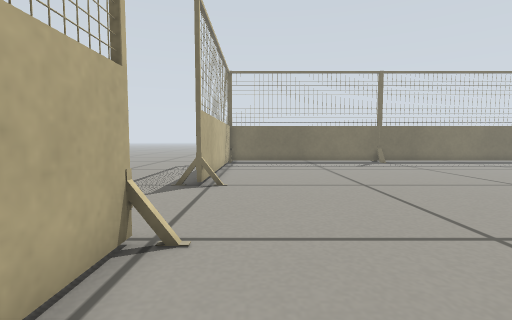
view 1 (above)

12 first-person views from a walk through a world built for the Gazebo simulator. The camera is 0.29 m above the floor, tilts 4° down and sees 85° across. The floor is counted in squares, 0.2 m on a side. Each view is taken from the middle of a square. On the plan, view 1 faces up. The plan holds only what a view shows up to about 14 squares ahead; the rest is blank.

view 2
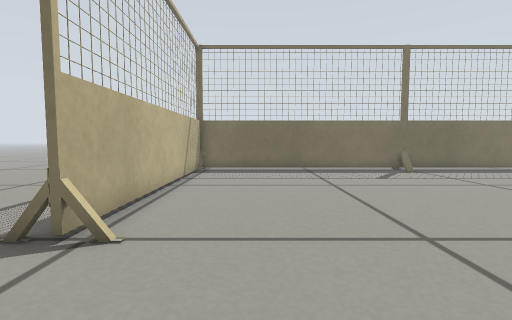

view 3
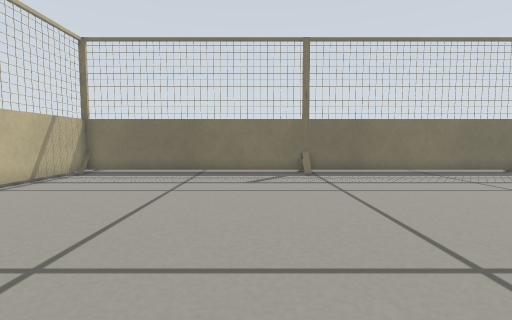

view 4
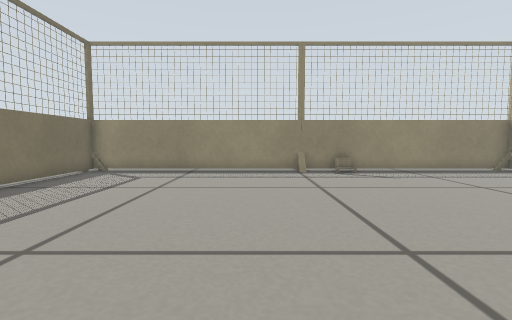

view 5
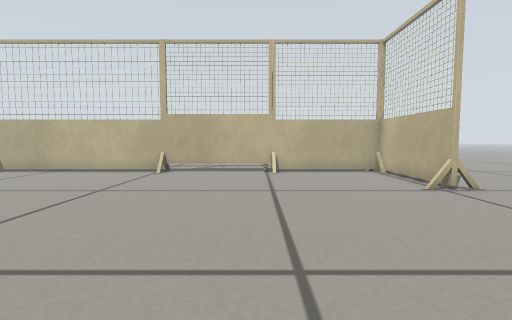

view 6
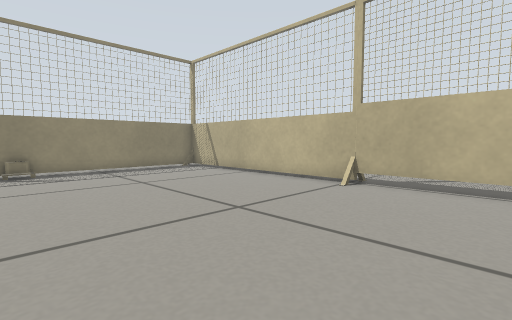

view 7
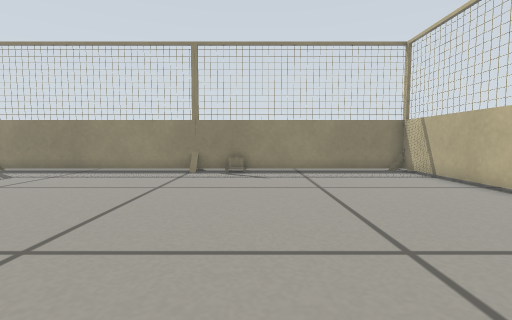

view 8
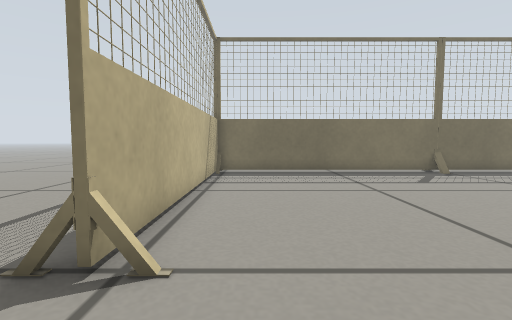

view 9
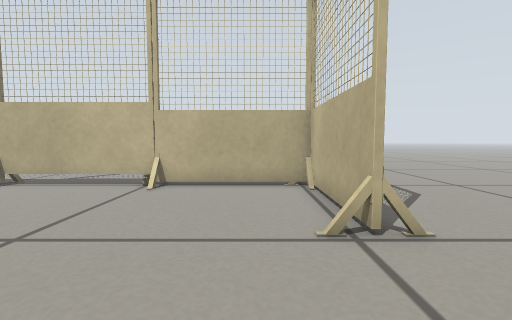

view 10
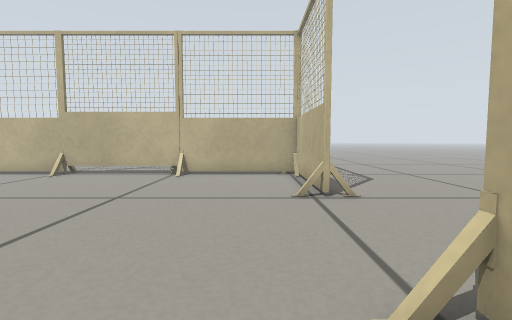

view 11
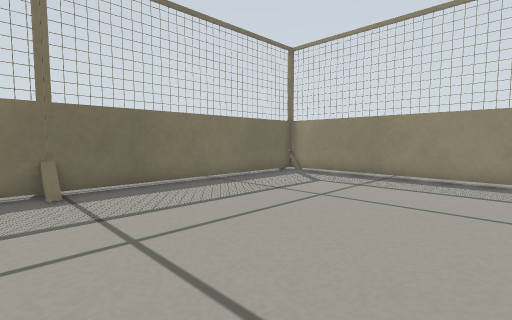

view 12
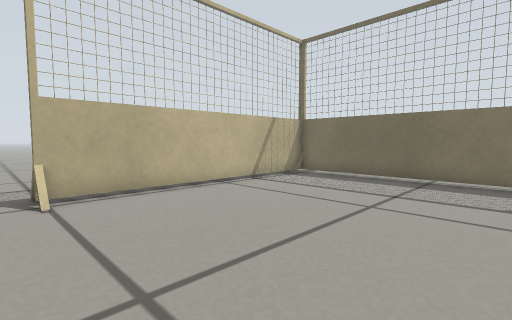

### Floor plan
Key: @ floor where view 1 was taken; # wall or solid block; . floor; = window, fence, low wall or low ledge; T thing the floor can be seen under or through.
Columns run from 4 left of view 1 to 19 right of it. Each row starts with its distance up from view 1.
 20   .....................
 19   #####################
 18   #.........=.........#.
 17   #...................#.
 16   #...................#.
 15   #...................T.
 14   #...................T.
 13 ..#...................T.
 12 ..#...................T.
 11 ..#...................T.
 10 ..#...................T.
  9 ..#=..................#
  8 ......................#.
  7  .....................T.
  6 ......................T.
  5 ......................T.
  4 ..#=..................T.
  3 ..#...................#.
  2 ..#...................#.
  1 ..#...................#.
  0 ..#.@.................#.
 -1   #####################
 -2   ...................
 -3         .......

Positions as (right, up) in squares from view 1, and headings:
1: (0, 0), facing up
2: (1, 5), facing up
3: (6, 6), facing up
4: (5, 11), facing right
5: (4, 12), facing down
6: (4, 8), facing down-right
7: (5, 6), facing right
8: (0, 6), facing up
9: (0, 8), facing down
10: (0, 11), facing down
11: (7, 10), facing up-right
12: (6, 8), facing up-left
